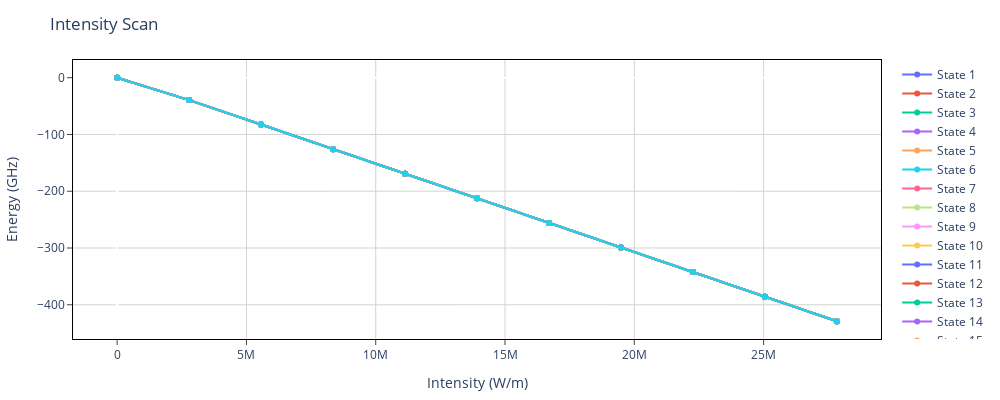

This figure's notebook cell:
### Code cell
plotting.plotIntensityScan(Hmol_I, IntensityScan, N = [0])
